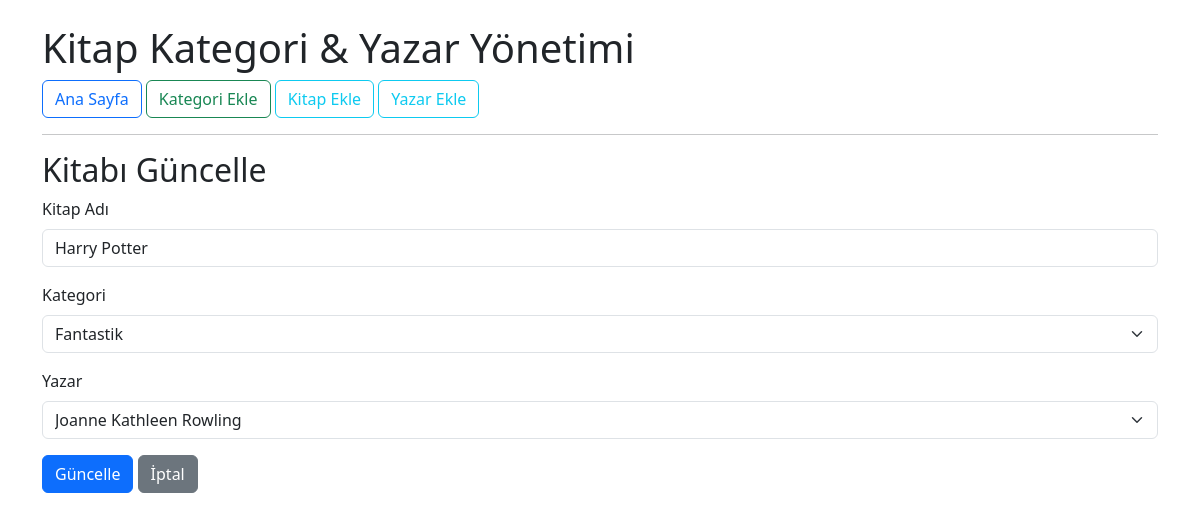
/book/update/7, run on the app's committed database.
### models.py (models this page shows, shortened)
class Book(db.Model):
    id = db.Column(db.Integer, primary_key=True)
    bookName = db.Column(db.String(200),nullable=False)
    writer_id = db.Column(db.Integer,db.ForeignKey('writer.id'),nullable=False)
    category_id = db.Column(db.Integer,db.ForeignKey('category.id'),nullable=False)

class Category(db.Model):
    id = db.Column(db.Integer, primary_key=True)
    categoryName = db.Column(db.String(100),nullable = False,unique = True)
    books = db.relationship('Book',backref='category',lazy=True,cascade="all, delete-orphan")

class Writer(db.Model):
    id = db.Column(db.Integer, primary_key = True)
    writerName = db.Column(db.String(100), nullable =False, unique=True)
    books = db.relationship('Book',backref='writer',lazy = True,cascade="all, delete-orphan")

### app.py (the view, shortened to what this page needs)
@app.route('/book/update/<int:id>', methods=['GET', 'POST'])
def book_update(id):
    book = Book.query.get_or_404(id)
    categories = Category.query.all()
    writers = Writer.query.all()
    return render_template('book_update.html', book=book, categories=categories,writers = writers)

### templates/book_update.html
{% extends "base.html" %}
{% block content %}
<h2>Kitabı Güncelle</h2>
<form method="POST">
    <div class="mb-3">
        <label for="bookName" class="form-label">Kitap Adı</label>
        <input type="text" class="form-control" id="bookName" name="bookName" value="{{ book.bookName }}" required>
    </div>
    <div class="mb-3">
        <label for="category_id" class="form-label">Kategori</label>
        <select class="form-select" id="category_id" name="category_id" required>
            {% for c in categories %}
            <option value="{{ c.id }}" {% if c.id == book.category_id %}selected{% endif %}>{{ c.categoryName }}</option>
            {% endfor %}
        </select>
    </div>
    <div class="mb-3">
        <label for="writer_id" class="form-label">Yazar</label>
        <select class="form-select" id="writer_id" name="writer_id" required>
            {% for w in writers %}
            <option value="{{ w.id }}" {% if w.id == book.writer_id %}selected{% endif %}>{{ w.writerName }}</option>
            {% endfor %}
        </select>
    </div>
    <button type="submit" class="btn btn-primary">Güncelle</button>
    <a href="{{ url_for('index') }}" class="btn btn-secondary">İptal</a>
</form>
{% endblock %}

### data on the page
Book: bookName "Harry Potter", category_id "Fantastik", writer_id "Joanne Kathleen Rowling"
